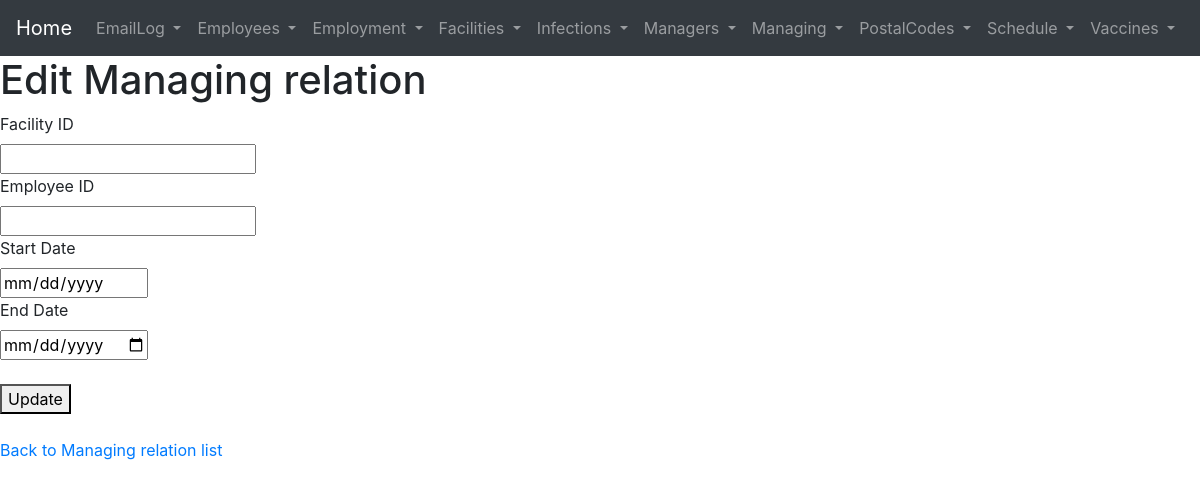
Page /pages/Managing/edit.php?FacilityID=1&EmployeeID=14&StartDate=2022-12-01 on the earlier database version.
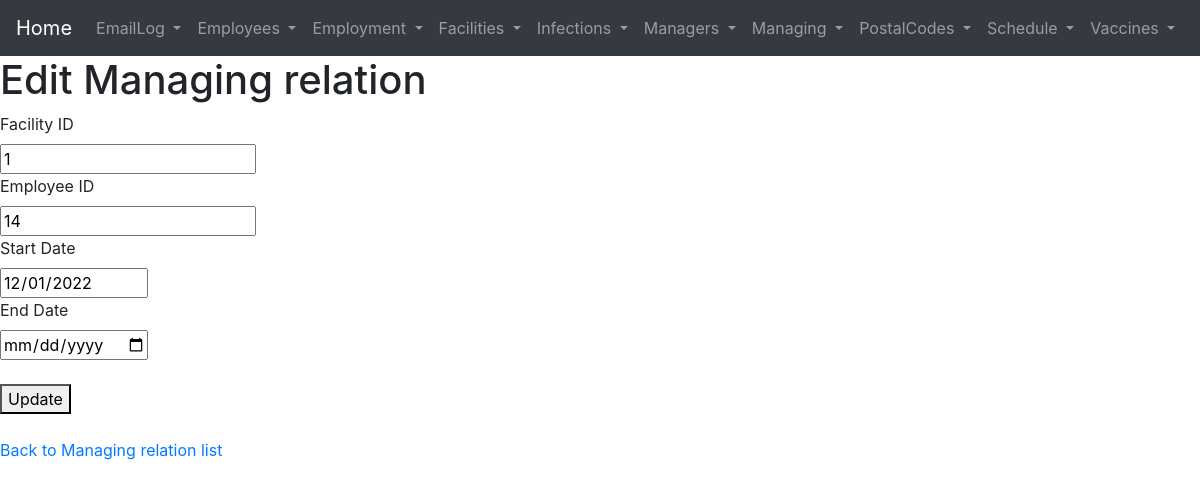
Same page on the later database version.
### tables this page shows
CREATE TABLE Managing (
  FacilityID INT,
  EmployeeID INT,
  StartDate DATE NOT NULL,
  EndDate DATE,
  PRIMARY KEY (FacilityID, EmployeeID, StartDate),
  FOREIGN KEY (FacilityID) REFERENCES Facilities(FacilityID),
  FOREIGN KEY (EmployeeID) REFERENCES Managers(EmployeeID),
  CHECK (COALESCE(EndDate, '9999-12-31') > StartDate)
);

### pages/Managing/edit.php (the view, shortened to what this page needs)
<?php require_once '../../database.php';
    if (isset($_GET['FacilityID']) && isset($_GET['EmployeeID']) && isset($_GET['StartDate']) && !empty($_GET['FacilityID']) && !empty($_GET['EmployeeID']) && !empty($_GET['StartDate'])) {
        $FacilityID = $_GET['FacilityID'];
        $EmployeeID = $_GET['EmployeeID'];
        $StartDate = $_GET['StartDate'];
        $result = $conn->query("SELECT * FROM Managing WHERE FacilityID = $FacilityID AND EmployeeID = $EmployeeID AND StartDate = '$StartDate'");
        $row = $result->fetch_assoc();
    }
    include '../header.php';
?>
<!DOCTYPE html>
<html lang="en">
<head>
</head>
<body>
    <h1>Edit Managing relation</h1>
    <form action="./edit.php" method="post">
        <label for="FacilityID">Facility ID</label><br>
        <input type="number" name="FacilityID" id="FacilityID" readonly="readonly" value="<?php echo $row["FacilityID"]  ?>" require><br>
        <label for="EmployeeID">Employee ID</label><br>
        <input type="number" name="EmployeeID" id="EmployeeID" readonly="readonly" value="<?php echo $row["EmployeeID"]  ?>" require><br>
        <label for="StartDate">Start Date</label><br>
        <input type="date" name="StartDate" id="StartDate" readonly="readonly" value="<?php echo $row["StartDate"]  ?>" require><br>
        <label for="EndDate">End Date</label><br>
        <input type="date" name="EndDate" id="EndDate" value="<?php echo $row["EndDate"] ?>"><br><br>
        <button type="submit">Update</button><br><br>
    </form>
    <a href="./">Back to Managing relation list</a>
</body>
</html>

Differences in the rows shown:
added managing: FacilityID "1", EmployeeID "14", StartDate "12/01/2022"
